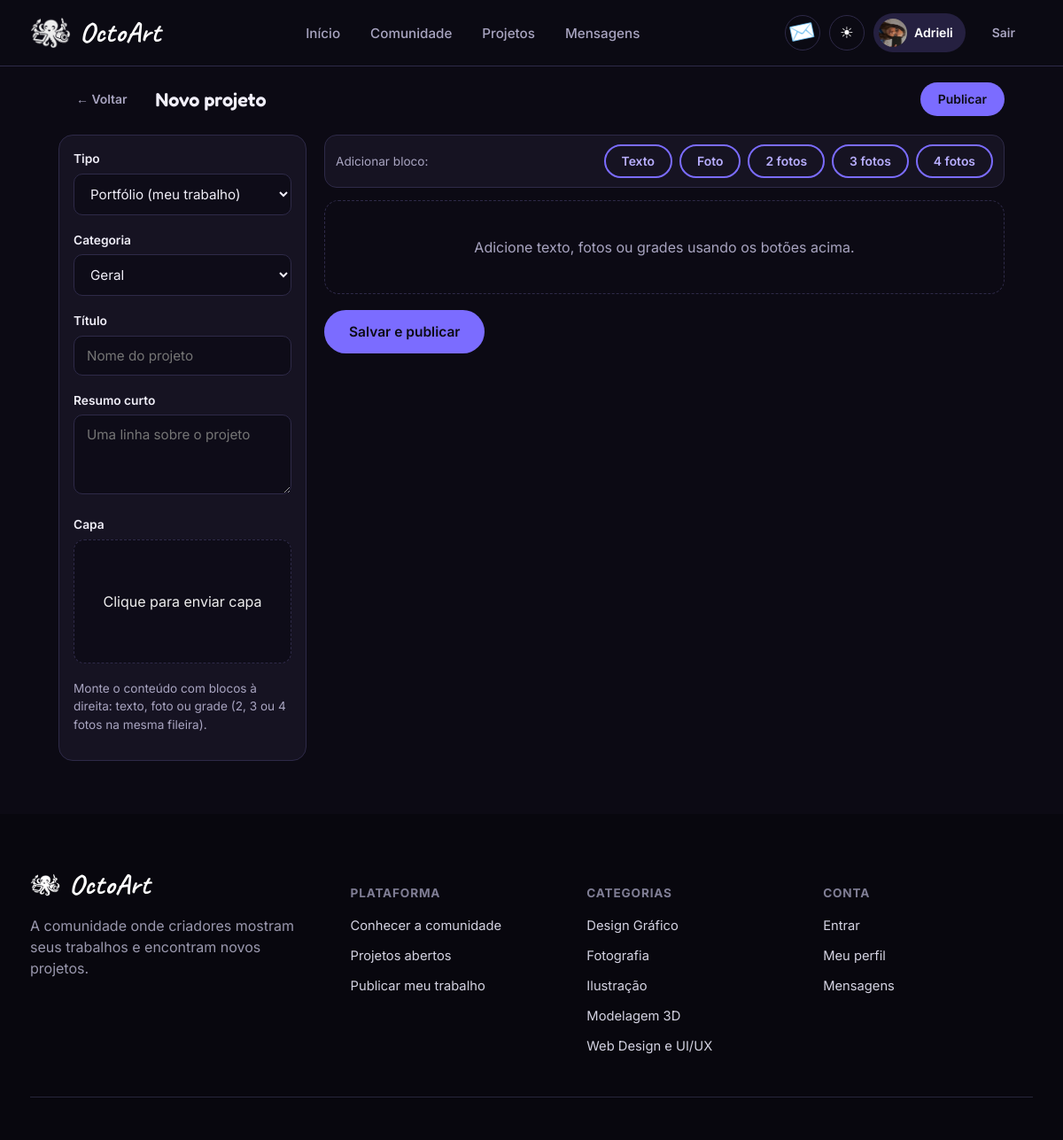
The app's page /criar_projeto.php (signed in) with its own data.
### tables this page shows
CREATE TABLE `usuarios` (
  `id_usuario` int(11) NOT NULL,
  `nome` varchar(100) NOT NULL,
  `email` varchar(150) NOT NULL,
  `senha` varchar(255) NOT NULL,
  `tipo` enum('artista','cliente','ambos','admin') NOT NULL DEFAULT 'ambos',
  `telefone` varchar(30) DEFAULT NULL,
  `foto_perfil` varchar(512) DEFAULT NULL,
  `data_cadastro` datetime DEFAULT current_timestamp(),
  `ultimo_acesso` datetime DEFAULT NULL,
  `status` enum('ativo','inativo','suspenso') DEFAULT 'ativo',
  `verificado` tinyint(4) DEFAULT 0,
  `email_verificado` tinyint(4) NOT NULL DEFAULT 0,
  `token_verificacao` varchar(64) DEFAULT NULL,
  `token_reset` varchar(64) DEFAULT NULL,
  `token_reset_exp` datetime DEFAULT NULL,
  `dois_fatores` tinyint(4) NOT NULL DEFAULT 0,
  `codigo_2fa` varchar(10) DEFAULT NULL,
  `codigo_2fa_exp` datetime DEFAULT NULL,
  `google_id` varchar(80) DEFAULT NULL
);

CREATE TABLE `categorias` (
  `id_categoria` int(11) NOT NULL,
  `nome` varchar(80) NOT NULL,
  `descricao` text DEFAULT NULL
);

### config/db.php (called while the page is built, shortened)
<?php
function db(): PDO {
    static $pdo = null;
    if ($pdo === null) {
        $dsn = 'mysql:host=' . DB_HOST . ';dbname=' . DB_NAME . ';charset=' . DB_CHARSET;
        $pdo = new PDO($dsn, DB_USER, DB_PASS, [
            PDO::ATTR_ERRMODE => PDO::ERRMODE_EXCEPTION,
            PDO::ATTR_DEFAULT_FETCH_MODE => PDO::FETCH_ASSOC,
        ]);
    }
    return $pdo;
}
function h(?string $s): string {
    return htmlspecialchars((string)$s, ENT_QUOTES, 'UTF-8');
}
function media_url(?string $path): string {
    $path = trim(str_replace('\\', '/', $path));
    $path = ltrim($path, '/');
    $base = rtrim(str_replace('\\', '/', dirname($_SERVER['SCRIPT_NAME'] ?? '/')), '/');
    return $base . '/' . $path;
}

### includes/auth.php (called while the page is built, shortened)
<?php
require_once __DIR__ . '/../config/db.php';
function current_user(): ?array {
    static $cache = null;
    if ($cache !== null) return $cache;
    $st = db()->prepare('SELECT * FROM usuarios WHERE id_usuario = ? AND status = "ativo"');
    $st->execute([$_SESSION['id_usuario']]);
    $cache = $st->fetch() ?: null;
    return $cache;
}
function require_login(): array {
    $u = current_user();
    return $u;
}
function is_admin(?array $u = null): bool {
    $u = $u ?? current_user();
    return $u && ($u['tipo'] === 'admin');
}

### criar_projeto.php (the view, shortened to what this page needs)
<?php
require_once __DIR__ . '/includes/auth.php';
$user = require_login();
$proj = null;
$cats = db()->query('SELECT * FROM categorias ORDER BY nome')->fetchAll();
$active = 'dashboard';
require __DIR__ . '/includes/header.php';
?>
<link rel="stylesheet" href="assets/css/editor.css">
<div class="editor-page">
  <div class="editor-topbar">
    <a href="dashboard.php" class="btn btn-ghost btn-sm">← Voltar</a>
    <h1><?= $proj ? 'Editar projeto' : 'Novo projeto' ?></h1>
    <button type="submit" form="projForm" class="btn btn-primary btn-sm">Publicar</button>
  </div>
  <form method="post" id="projForm" class="editor-layout">
    <aside class="editor-meta">
      <div class="field">
        <label>Tipo</label>
        <select name="tipo">
          <option value="portfolio" <?= ($proj['tipo'] ?? '')!=='briefing'?'selected':'' ?>>Portfólio (meu trabalho)</option>
        </select>
      </div>
      <div class="field">
        <label>Categoria</label>
        <select name="id_categoria">
          <option value="0">Geral</option>
        </select>
      </div>
      <div class="field">
        <label>Título</label>
        <input type="text" name="titulo" id="titulo" required value="<?= h($proj['titulo'] ?? '') ?>" placeholder="Nome do projeto">
      </div>
      <div class="field">
        <label>Resumo curto</label>
        <textarea name="descricao" rows="3" placeholder="Uma linha sobre o projeto"><?= h($proj['descricao'] ?? '') ?></textarea>
      </div>
      <div class="field">
        <label>Capa</label>
        <div class="capa-box" id="capaBox">
          <?php if (!empty($proj['imagem_url'])): ?>
            <img src="<?= h($proj['imagem_url']) ?>" id="capaPreview" alt="">
          <?php else: ?>
            <span id="capaPlaceholder">Clique para enviar capa</span>
          <?php endif; ?>
        </div>
      </div>
      <p class="muted" style="font-size:.85rem">Monte o conteúdo com blocos à direita: texto, foto ou grade (2, 3 ou 4 fotos na mesma fileira).</p>
    </aside>
    <main class="editor-canvas">
      <div class="block-toolbar sticky">
        <span class="muted" style="font-size:.85rem;margin-right:auto">Adicionar bloco:</span>
        <button type="button" class="btn btn-outline btn-sm" data-add="text"> Texto</button>
        <button type="button" class="btn btn-outline btn-sm" data-add="image"> Foto</button>
        <button type="button" class="btn btn-outline btn-sm" data-add="grid2"> 2 fotos</button>
        <button type="button" class="btn btn-outline btn-sm" data-add="grid3"> 3 fotos</button>
        <button type="button" class="btn btn-outline btn-sm" data-add="grid4"> 4 fotos</button>
      </div>
      <div id="blocks" class="blocks-list"></div>
      <div class="editor-actions-bottom">
        <button type="submit" class="btn btn-primary">Salvar e publicar</button>
      </div>
    </main>
  </form>
</div>
<?php require __DIR__ . '/includes/footer.php'; ?>

### includes/header.php (shortened to what this page needs)
<?php
require_once __DIR__ . '/auth.php';
$u = current_user();
$active = $active ?? '';
$theme = $_COOKIE['octoart_theme'] ?? 'dark';
$app_base = rtrim(str_replace('\\','/',dirname($_SERVER['SCRIPT_NAME'] ?? '/')), '/') . '/';
?>
<!DOCTYPE html>
<html lang="pt-BR" class="<?= $theme === 'dark' ? 'dark' : '' ?>">
  <head>
<link rel="stylesheet" href="<?= h($app_base) ?>assets/css/style.css?v=<?= file_exists(__DIR__ . '/../assets/css/style.css') ? filemtime(__DIR__ . '/../assets/css/style.css') : time() ?>">
<link rel="stylesheet" href="<?= h($app_base) ?>assets/css/feed.css?v=<?= file_exists(__DIR__ . '/../assets/css/feed.css') ? filemtime(__DIR__ . '/../assets/css/feed.css') : time() ?>">
</head>
<body>
<nav class="nav">
  <div class="wrap">
    <a class="brand" href="index.php">
      <img src="<?= h($app_base) ?>assets/img/<?= $theme === 'dark' ? 'perfil-noite.png' : 'perfil.png' ?>" alt="OctoArt" class="mascot-img">
      <span>OctoArt</span>
    </a>
    <ul class="nav-links" id="navLinks">
      <li><a href="index.php" class="<?= $active==='inicio'?'active':'' ?>">Início</a></li>
      <li><a href="explorar.php?tipo=artistas" class="<?= $active==='artistas'?'active':'' ?>">Comunidade</a></li>
      <li><a href="explorar.php?tipo=projetos" class="<?= $active==='projetos'?'active':'' ?>">Projetos</a></li>
      <?php if ($u): ?>
        <?php if (is_admin($u)): ?>
          <li><a href="admin.php" class="<?= $active==='admin'?'active':'' ?>">Admin</a></li>
        <?php else: ?>
          <li><a href="mensagens.php" class="<?= $active==='mensagens'?'active':'' ?>">Mensagens</a></li>
          <?php endif; ?>
      <?php endif; ?>
    </ul>
    <div class="nav-actions">
      <?php if ($u):
      ?>
        <a href="notificacoes.php" class="notification-nav <?= $active==='notificacoes'?'active':'' ?>" aria-label="Notificações" title="Notificações">
          <span class="notification-bell">✉️</span>
        </a>
      <?php endif; ?>
      <button class="theme-toggle" type="button" id="themeToggle" title="Alternar tema"><?= $theme==='dark'?'☀︎︎':'☾' ?></button>
      <?php if ($u): ?>
        <a href="<?= is_admin($u) ? 'admin.php' : 'dashboard.php' ?>" class="avatar-btn" title="Minha conta">
          <?php if (!empty($u['foto_perfil'])): ?>
            <span class="avatar-circle" style="background-image:url('<?= h(media_url($u['foto_perfil'])) ?>');background-size:cover;background-position:center"></span>
          <?php else: ?>
            <span class="avatar-circle"><?= h(initials($u['nome'])) ?></span>
          <?php endif; ?>
          <span style="font-size:.88rem;font-weight:600"><?= h(explode(' ', $u['nome'])[0]) ?></span>
        </a>
        <a href="logout.php" class="btn btn-ghost btn-sm">Sair</a>
      <?php else: ?>
        <a href="login.php" class="btn btn-ghost btn-sm">Entrar</a>
        <a href="login.php?cadastro=1" class="btn btn-primary btn-sm">Criar conta</a>
      <?php endif; ?>
    </div>
  </div>
</nav>

### includes/footer.php (shortened to what this page needs)
<?php
$cats = [];
try {
    $cats = db()->query('SELECT * FROM categorias ORDER BY nome LIMIT 5')->fetchAll();
} catch (Throwable $e) {}
?>
<footer>
  <div class="wrap">
    <div class="foot-grid">
      <div class="foot-brand">
        <a class="brand" href="index.php"><img src="<?= h($app_base ?? '') ?>assets/img/perfil.png" alt="" class="mascot-fixed foot-mascot"><span>OctoArt</span></a>
        <p>A comunidade onde criadores mostram seus trabalhos e encontram novos projetos.</p>
      </div>
      <div>
        <h5>Plataforma</h5>
        <ul>
          <li><a href="explorar.php?tipo=artistas">Conhecer a comunidade</a></li>
          <li><a href="explorar.php?tipo=projetos">Projetos abertos</a></li>
          <li><a href="login.php?cadastro=1">Publicar meu trabalho</a></li>
        </ul>
      </div>
      <div>
        <h5>Categorias</h5>
        <ul>
          <?php foreach ($cats as $c): ?>
            <li><a href="explorar.php?tipo=artistas&categoria=<?= (int)$c['id_categoria'] ?>"><?= h($c['nome']) ?></a></li>
          <?php endforeach; ?>
        </ul>
      </div>
      <div>
        <h5>Conta</h5>
        <ul>
          <li><a href="login.php">Entrar</a></li>
          <li><a href="dashboard.php">Meu perfil</a></li>
          <li><a href="mensagens.php">Mensagens</a></li>
        </ul>
      </div>
    </div>
    <div class="foot-bottom">
    </div>
  </div>
</footer>
</body>
</html>

### assets/css/feed.css (style rules this page uses)
.brand img.mascot-img { width:46px;height:46px;object-fit:contain }
.foot-mascot { width:34px;height:34px;object-fit:contain;filter:brightness(0) invert(1) }

### assets/css/editor.css (style rules this page uses)
.editor-page { max-width:1100px;margin:0 auto;padding:16px 16px 60px }
.editor-topbar { display:flex;align-items:center;gap:12px;flex-wrap:wrap;margin-bottom:18px }
.editor-topbar h1 { flex:1;margin:0;font-size:1.35rem }
.editor-layout { display:grid;grid-template-columns:280px 1fr;gap:20px;align-items:start }
.editor-meta { background:var(--white,#fff);border:1.5px solid var(--grey-300,#ddd); border-radius:16px;padding:16px;position:sticky;top:72px; }
.editor-canvas { min-width:0 }
.block-toolbar { display:flex;flex-wrap:wrap;gap:8px;align-items:center; background:var(--white,#fff);border:1.5px solid var(--grey-300,#ddd); border-radius:14px;padding:10px 12px;margin-bottom:14px; }
.block-toolbar.sticky { position:sticky;top:64px;z-index:5 }
.blocks-list { display:flex;flex-direction:column;gap:14px }
.img-drop,.grid-cell,.capa-box { border:1.5px dashed var(--grey-300,#ccc);border-radius:12px; min-height:140px;display:flex;flex-direction:column;align-items:center;justify-content:center; gap:8px;cursor:pointer;overflow:hidden;position:relative;background:var(--grey-100,#f7f7fb); }
.capa-box { height:140px }
.editor-actions-bottom { margin-top:18px }
html.dark .editor-meta,html.dark .block-toolbar,html.dark .block-card { background:#161322;border-color:var(--grey-300) }
html.dark .block-card textarea,html.dark .img-drop,html.dark .grid-cell,html.dark .capa-box { background:#0E0C18;border-color:var(--grey-300);color:#eee }

### records on screen
usuarios: foto_perfil (picture), nome "Adrieli"
categorias: nome "Design Gráfico"
categorias: nome "Fotografia"
categorias: nome "Ilustração"
categorias: nome "Modelagem 3D"
categorias: nome "Web Design e UI/UX"
